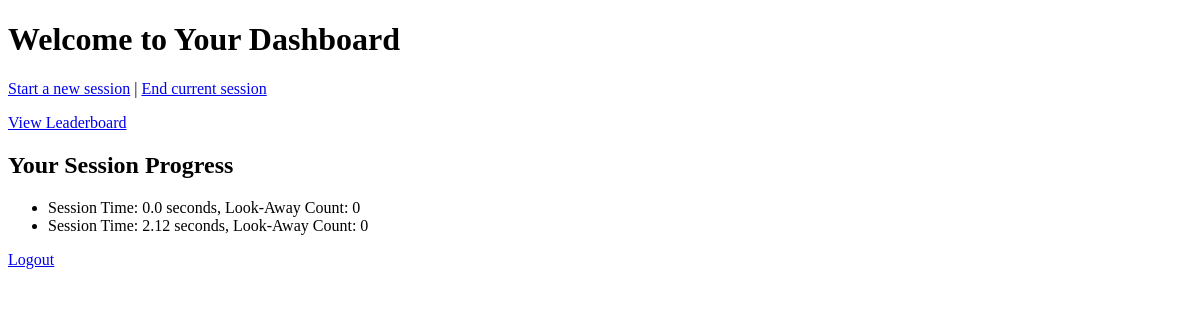
Page /dashboard (signed in) on the earlier database version.
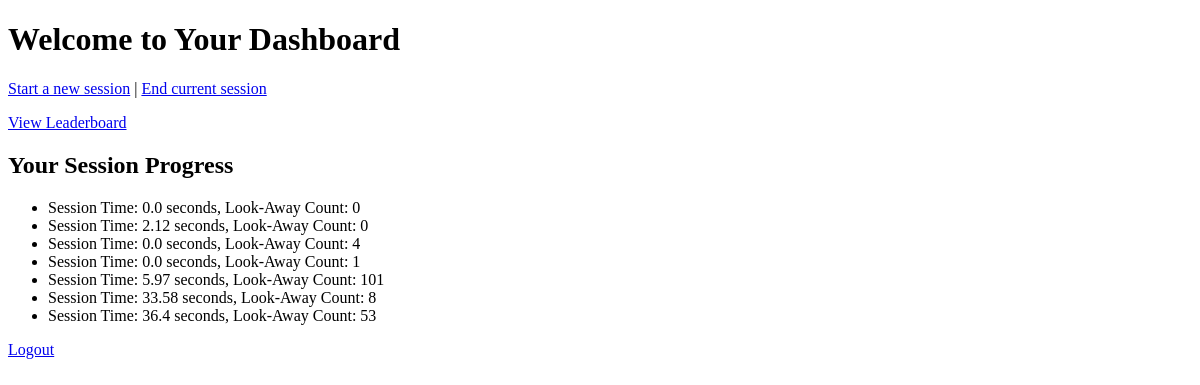
Same page on the later database version.
### app.py (models this page shows)
class Progress(db.Model):
    id = db.Column(db.Integer, primary_key=True)
    session_time = db.Column(db.Float, default=0)  # Store session time in seconds
    look_away_count = db.Column(db.Integer, default=0)
    user_id = db.Column(db.Integer, db.ForeignKey('user.id'), nullable=False)

### app.py (the view)
@app.route('/dashboard')
def dashboard():
    if 'user_id' not in session:
        return redirect(url_for('login'))
    user_progress = Progress.query.filter_by(user_id=session['user_id']).all()
    return render_template('dashboard.html', progress=user_progress)

### templates/dashboard.html (shortened to what this page needs)
<!DOCTYPE html>
<html lang="en">
<head>
</head>
<body>
    <h1>Welcome to Your Dashboard</h1>
    <p><a href="{{ url_for('start_session') }}">Start a new session</a> | <a href="{{ url_for('end_session') }}">End current session</a></p>
    <p><a href="{{ url_for('leaderboard') }}">View Leaderboard</a></p>
    <h2>Your Session Progress</h2>
    <ul>
        {% for session in progress %}
        <li>Session Time: {{ session.session_time | round(2) }} seconds, Look-Away Count: {{ session.look_away_count }}</li>
        {% endfor %}
    </ul>
    <p><a href="{{ url_for('logout') }}">Logout</a></p>
</body>
</html>

Differences in the rows shown:
added Progress: session_time "0.0", look_away_count "4"
added Progress: session_time "0.0", look_away_count "1"
added Progress: session_time "5.97", look_away_count "101"
added Progress: session_time "33.58", look_away_count "8"
added Progress: session_time "36.4", look_away_count "53"
